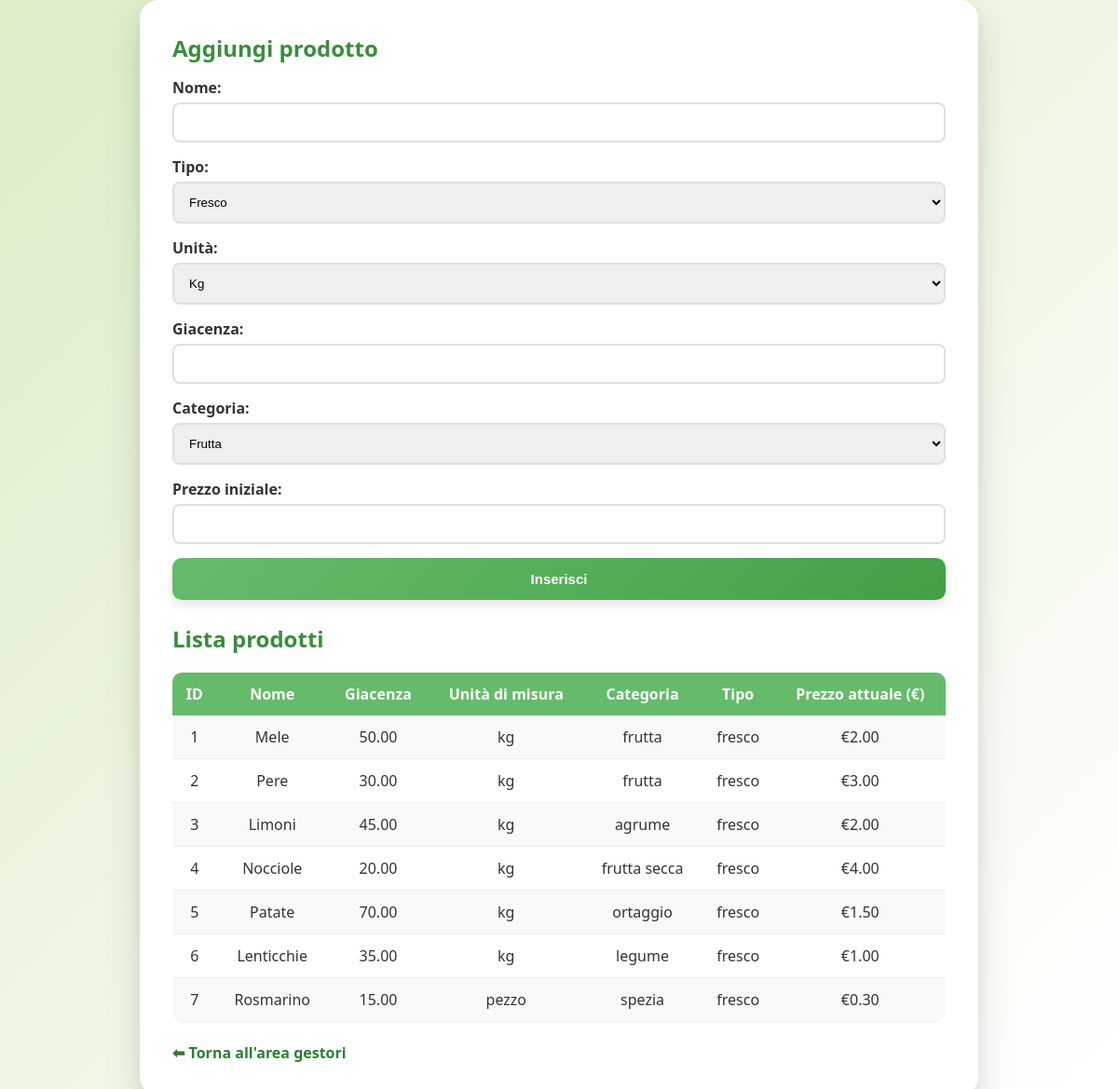
The app's page /nuovo_prodotto.php with its own data.
### tables this page shows
CREATE TABLE Prezzi (
    idPrezzo INT AUTO_INCREMENT PRIMARY KEY,
    idProdotto INT,
    prezzo DECIMAL(10,2),
    dataInizioValidita DATE,
    dataFineValidita DATE,
    FOREIGN KEY (idProdotto) REFERENCES Prodotti(idProdotto) ON DELETE CASCADE
);

CREATE TABLE Prodotti (
    idProdotto INT AUTO_INCREMENT PRIMARY KEY,
    nome VARCHAR(100),
    giacenza DECIMAL(10,2),
    unitaMisura ENUM('kg', 'pezzo'),
    categoria VARCHAR(100),
    tipo ENUM('fresco', 'riserva', 'confezionato')
);

### src/nuovo_prodotto.php (the view, shortened to what this page needs)
<?php
include "db.php";
?>
<!DOCTYPE html>
<html lang="it">
<head>
    <link rel="stylesheet" href="/css/style.css">
</head>
<body>
    <div class="container">
        <h2>Aggiungi prodotto</h2>
        <form method="POST">
            <label>Nome:</label>
            <input type="text" name="nome" required>
            <label>Tipo:</label>
            <select name="tipo">
                <option value="fresco">Fresco</option>
            </select>
            <label>Unità:</label>
            <select name="unita">
                <option value="kg">Kg</option>
            </select>
            <label>Giacenza:</label>
            <input type="number" step="0.01" name="giacenza" required>
            <label>Categoria:</label>
            <select name="categoria" required>
                <option value="frutta">Frutta</option>
            </select>
            <label>Prezzo iniziale:</label>
            <input type="number" step="0.01" name="prezzo" required>
            <button type="submit" name="add">Inserisci</button>
        </form>
        <h2>Lista prodotti</h2>
        <table>
        <tr>
            <th>ID</th>
            <th>Nome</th>
            <th>Giacenza</th>
            <th>Unità di misura</th>
            <th>Categoria</th>
            <th>Tipo</th>
            <th>Prezzo attuale (€)</th>
        </tr>
        <?php
            $res = $conn->query("
                SELECT p.idProdotto, p.nome, p.giacenza, p.unitaMisura, p.categoria, p.tipo, pr.prezzo
                FROM Prodotti p
                LEFT JOIN Prezzi pr ON p.idProdotto = pr.idProdotto AND pr.dataFineValidita IS NULL
                ORDER BY p.idProdotto
            ");
            if ($res->num_rows > 0) {
                while ($row = $res->fetch_assoc()) {
                    $prezzo = $row['prezzo'] !== null ? "€" . number_format($row['prezzo'], 2) : "-";
                    echo "<tr>
                            <td>{$row['idProdotto']}</td>
                            <td>{$row['nome']}</td>
                            <td>{$row['giacenza']}</td>
                            <td>{$row['unitaMisura']}</td>
                            <td>{$row['categoria']}</td>
                            <td>{$row['tipo']}</td>
                            <td>$prezzo</td>
                        </tr>";
                }
            } else {
                echo "<tr><td colspan='7'>Nessun prodotto presente</td></tr>";
            }
        ?>
        </table>
        <br>
        <a href="index_gestore.php">⬅ Torna all'area gestori</a>
    </div>
</body>
</html>

### src/css/style.css (style rules this page uses)
* { margin:0; padding:0; box-sizing:border-box; }
body { min-height:100vh; display:grid; place-items:center; font-family:'Segoe UI', Tahoma, Geneva, Verdana, sans-serif; background:linear-gradient(135deg,#dcedc8,#ffffff); color:#333; }
.container { width:100%; max-width: 900px; background:white; padding:35px; border-radius:20px; box-shadow: 0 20px 40px rgba(0,0,0,0.12), 0 5px 15px rgba(0,0,0,0.05); animation:fadeIn 0.5s ease; }
h2, h3 { margin-bottom:15px; color:#388e3c; }
form { margin-bottom:25px; }
label { display:block; margin-bottom:5px; font-weight:600; }
input, select { width:100%; padding:12px; margin-bottom:15px; border:2px solid #e0e0e0; border-radius:8px; transition:0.25s; }
button { width:100%; padding:14px; border:none; border-radius:10px; font-size:15px; font-weight:600; cursor:pointer; background:linear-gradient(135deg,#66bb6a,#43a047); color:white; transition:all 0.25s ease; box-shadow:0 6px 12px rgba(0,0,0,0.1); }
a { text-decoration:none; color:#2e7d32; font-weight:600; }
table { width:100%; border-collapse:collapse; margin-top:20px; border-radius:10px; overflow:hidden; }
table th { background:#66bb6a; color:white; padding:12px; }
table td { padding:12px; border-bottom:1px solid #eee; text-align:center; }
table tr:nth-child(even) { background:#f9f9f9; }

### records on screen
prezzi: idProdotto.idProdotto "1", idProdotto.nome "Mele", idProdotto.giacenza "50.00", idProdotto.unitaMisura "kg", idProdotto.categoria "frutta", idProdotto.tipo "fresco", prezzo "€2.00"
prezzi: idProdotto.idProdotto "2", idProdotto.nome "Pere", idProdotto.giacenza "30.00", idProdotto.unitaMisura "kg", idProdotto.categoria "frutta", idProdotto.tipo "fresco", prezzo "€3.00"
prezzi: idProdotto.idProdotto "3", idProdotto.nome "Limoni", idProdotto.giacenza "45.00", idProdotto.unitaMisura "kg", idProdotto.categoria "agrume", idProdotto.tipo "fresco", prezzo "€2.00"
prezzi: idProdotto.idProdotto "4", idProdotto.nome "Nocciole", idProdotto.giacenza "20.00", idProdotto.unitaMisura "kg", idProdotto.categoria "frutta secca", idProdotto.tipo "fresco", prezzo "€4.00"
prezzi: idProdotto.idProdotto "5", idProdotto.nome "Patate", idProdotto.giacenza "70.00", idProdotto.unitaMisura "kg", idProdotto.categoria "ortaggio", idProdotto.tipo "fresco", prezzo "€1.50"
prezzi: idProdotto.idProdotto "6", idProdotto.nome "Lenticchie", idProdotto.giacenza "35.00", idProdotto.unitaMisura "kg", idProdotto.categoria "legume", idProdotto.tipo "fresco", prezzo "€1.00"
prezzi: idProdotto.idProdotto "7", idProdotto.nome "Rosmarino", idProdotto.giacenza "15.00", idProdotto.unitaMisura "pezzo", idProdotto.categoria "spezia", idProdotto.tipo "fresco", prezzo "€0.30"
